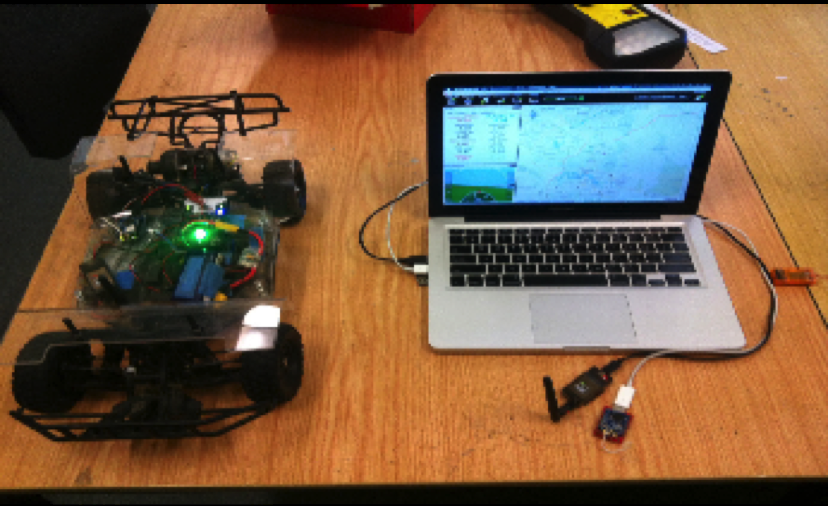
#> input picture images/hardware.png, 828 x 506 px, given in place of the camera
$ python blob.py
#> lines starting #> are read from the running program, lines starting #| are printed output that depends on the picture; after the words box and inside, x2 and y2 are one past the last pixel; in counts of white or black regions, pixels touching at a corner belong together
import cv2
import numpy as np

# create video capture
cap = cv2.VideoCapture(1)

while(1):

    # read the frames
    _,frame = cap.read()
#> frame is the input picture: shape (506, 828, 3); mean B, G, R 64.3, 90.2, 119.6

    # smooth it
    frame = cv2.blur(frame,(3,3))

    # convert to hsv and find range of colors
    hsv = cv2.cvtColor(frame,cv2.COLOR_BGR2HSV)
#> hsv: shape (506, 828, 3); mean H, S, V 34.1, 135.7, 129.9
    thresh = cv2.inRange(hsv,np.array((140, 100, 100)), np.array((180, 255, 255)))
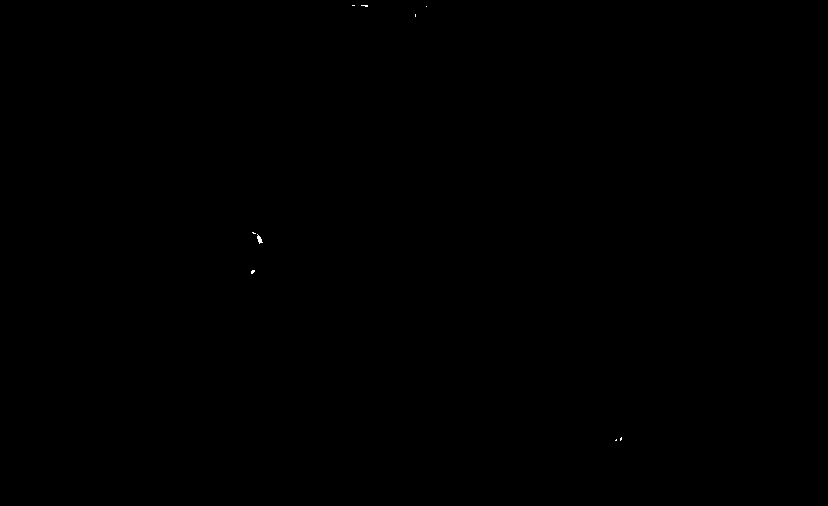
#> thresh: shape (506, 828); 0.02% white in thin lines or dots, all inside (x1, y1, x2, y2) = (251, 5, 622, 441)
    thresh2 = thresh.copy()

    # find contours in the threshold image
    contours,hierarchy = cv2.findContours(thresh,cv2.RETR_LIST,cv2.CHAIN_APPROX_SIMPLE)
#> contours = 9 contours, all with area under 20

    # finding contour with maximum area and store it as best_cnt
    max_area = 0
    for cnt in contours:
        area = cv2.contourArea(cnt)
        if area > max_area:
            max_area = area
            best_cnt = cnt
#> this loop made 9 passes
#> (area, max_area, best_cnt) on passes 1 to 2: (0.5, 0.5, [[616, 439], [615, 440], [616, 440]]), (2, 2, [[621, 437], [620, 438], [620, 440], [621, 439]])
#> (area, max_area) on passes 3 to 4: (6.5, 6.5), (19, 19)
#> after the loop, best_cnt = contour of 14 points, box (x1, y1, x2, y2) (257, 234, 263, 244), area 19; max_area = 19

    # finding centroids of best_cnt and draw a circle there
    M = cv2.moments(best_cnt)
#> M = moments, m00 19, centre m10/m00, m01/m00 = (259.1, 239)
    cx,cy = int(M['m10']/M['m00']), int(M['m01']/M['m00'])
#> cx = 259; cy = 238
    cv2.circle(frame,(cx,cy),5,255,20)
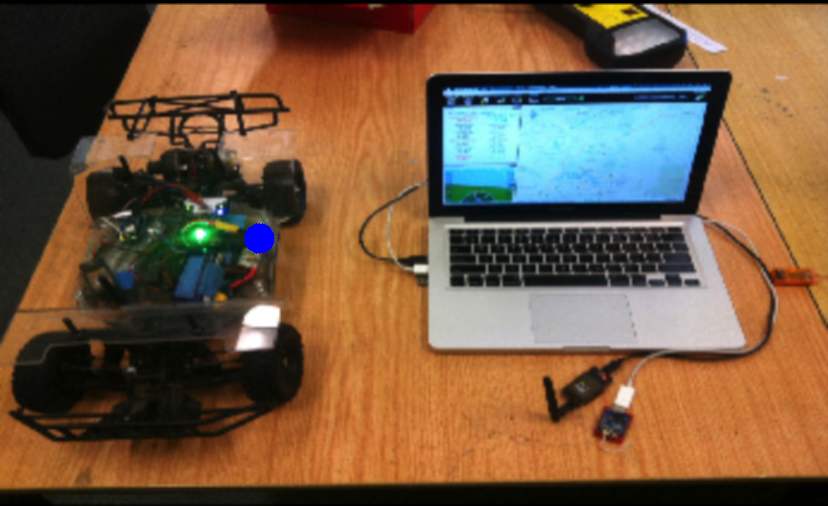
#> frame: shape (506, 828, 3); mean B, G, R 64.7, 90.1, 119.5

    # Show it, if key pressed is 'Esc', exit the loop
    cv2.imshow('frame',frame)
    cv2.imshow('thresh',thresh2)
    if cv2.waitKey(33)== 27:
#> (key Esc is pressed here)
        break

# Clean up everything before leaving
cv2.destroyAllWindows()
cap.release()
